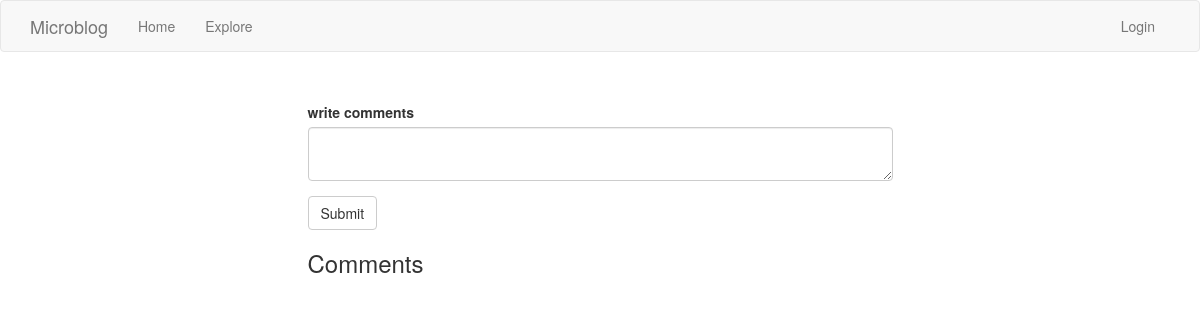
Page /post/8 on the earlier database version.
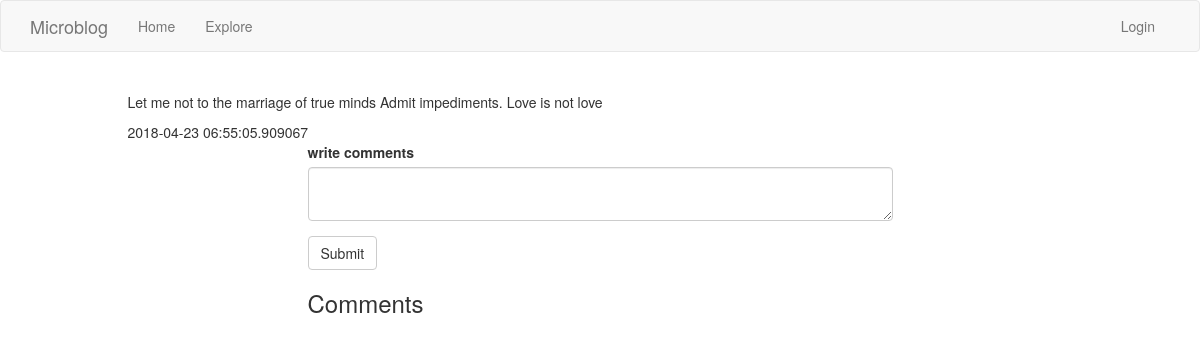
Same page on the later database version.
### app/models.py (models this page shows, shortened)
class Post(db.Model):
    id = db.Column(db.Integer,primary_key=True)
    body = db.Column(db.String(140))
    timestamp = db.Column(db.DateTime, index= True, default =datetime.utcnow)
    user_id = db.Column(db.Integer,db.ForeignKey('user.id'))

### app/main/routes.py (the view)
@bp.route('/post/<id>', methods=['POST','GET'])
def fullpost(id):
   title= f'Posts'
   post = Post.query.filter_by(id=id).first()
   comment  = CommentForm()
   if comment.validate_on_submit():
       comment = Comment(comment_body = comment.comment_body.data, post_id=id)
       db.session.add(comment)
       db.session.commit()
       print(comment)
       return redirect(url_for('main.fullpost', id=post.id))
   allcomments = Comment.query.all()
   postcomments = Comment.query.filter_by(post_id=id).all()
   return render_template('fullpost.html', title=title, post=post, comment=comment, allcomments=allcomments ,postcomments=postcomments)

### app/main/forms.py
class CommentForm(FlaskForm):
    comment_body = TextAreaField('write comments',validators =[DataRequired(),Length(min=1,max=40)])
    submit = SubmitField('Submit')

### app/main/routes.py (called while the page is built)
@bp.before_request
def before_request():
    if current_user.is_authenticated:
        current_user.last_seen = datetime.utcnow()
        db.session.commit()

### app/templates/fullpost.html (shortened to what this page needs)
{% extends 'base.html' %}
{% block content %}
<div class="container">
   <div class="row">
       <div class="col-xs-10 col-xs-offset-1" id="article">
           <br>
           <p>{{post.body}}</p>
           {{post.timestamp}}
       </div>
   </div>
</div>
<div class="conatainer">
   <div class="row">
       <div class="col-xs-6 col-xs-offset-3">
           {% import 'bootstrap/wtf.html' as wtf %}
           {{wtf.quick_form(comment)}}
           <h3>Comments</h3>
   </div>
</div>
{% endblock %}

Differences in the rows shown:
added Post: body "Let me not to the marriage of true minds Admit impediments. Love is not love", timestamp "2018-04-23 06:55:05.909067"
